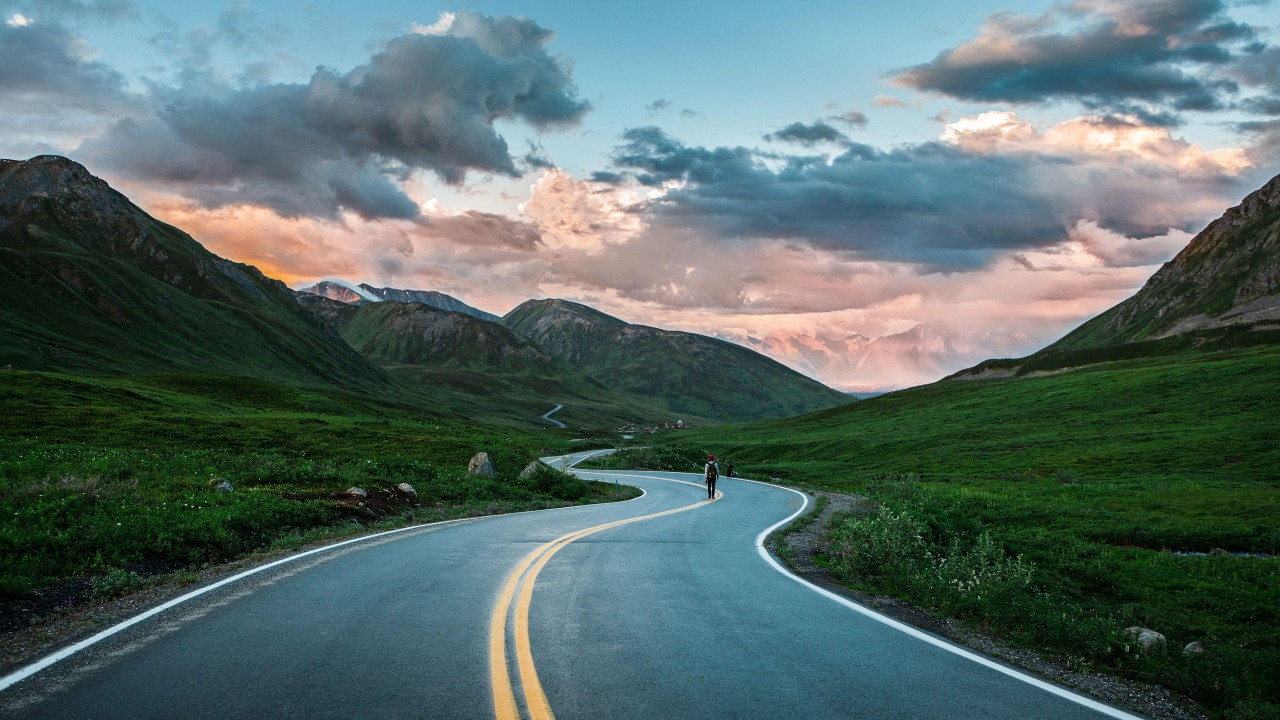
#> input picture svc_Test_udaND/road.jpg, 1280 x 720 px
$ python slide_window.py   (older library calls are emulated)
#> lines starting #> are read from the running program, lines starting #| are printed output that depends on the picture
import numpy as np
import cv2
import matplotlib.pyplot as plt
import matplotlib.image as mpimg

image = mpimg.imread('road.jpg')
#> image is the input picture: shape (720, 1280, 3); mean R, G, B 86.1, 106.3, 103.8

# Here is your draw_boxes function from the previous exercise
def draw_boxes(img, bboxes, color=(0, 0, 255), thick=6):
    # Make a copy of the image
    imcopy = np.copy(img)
    # Iterate through the bounding boxes
    for bbox in bboxes:
        # Draw a rectangle given bbox coordinates
        cv2.rectangle(imcopy, bbox[0], bbox[1], color, thick)
    # Return the image copy with boxes drawn
    return imcopy


# Define a function that takes an image,
# start and stop positions in both x and y,
# window size (x and y dimensions),
# and overlap fraction (for both x and y)
def slide_window(img, x_start_stop=[None, None], y_start_stop=[None, None],
                    xy_window=(64, 64), xy_overlap=(0.5, 0.5)):
    # If x and/or y start/stop positions not defined, set to image size
#> called with xy_window = (128, 128), xy_overlap = (0.5, 0.5)
    if None in x_start_stop or None in y_start_stop:
        x_start_stop = [0, img.shape[1]]
#> x_start_stop = [0, 1280]
        y_start_stop = [0, img.shape[0]]
#> y_start_stop = [0, 720]
    # Compute the span of the region to be searched
    x_len = x_start_stop[1] - x_start_stop[0]
#> x_len = 1280
    y_len = y_start_stop[1] - y_start_stop[0]
#> y_len = 720
    # Compute the number of pixels per step in x/y
    x_step = int(xy_window[0] * (1-xy_overlap[0]))
    y_step = int(xy_window[1] * (1-xy_overlap[1]))
    # Compute the number of windows in x/y
    #x_n_steps = np.linspace(x_start_stop[0], x_start_stop[1], 1+int(x_len/x_step), dtype='int32')
    x_n_steps = list(range(x_start_stop[0], x_start_stop[1],x_step))
    #y_n_steps = np.linspace(y_start_stop[0], y_start_stop[1], 1+int(y_len/y_step), dtype='int32')
    y_n_steps = list(range(y_start_stop[0], y_start_stop[1],y_step))

    # Initialize a list to append window positions to
    print(x_len)
#| 1280
    print(x_step)
    print(x_n_steps)
#| [0, 64, 128, 192, 256, 320, 384, 448, 512, 576, 640, 704, 768, 832, 896, 960, 1024, 1088, 1152, 1216]

    print(y_len)
#| 720
    print(y_step)
    print(y_n_steps)
#| [0, 64, 128, 192, 256, 320, 384, 448, 512, 576, 640, 704]

    window_list = []
    # Loop through finding x and y window positions
    #     Note: you could vectorize this step, but in practice
    #     you'll be considering windows one by one with your
    for yn in range(len(y_n_steps)-1):
        for xn in range(len(x_n_steps)-1):

    #     classifier, so looping makes sense
        # Calculate each window position
            window_list.append(((x_n_steps[xn],y_n_steps[yn]),(x_n_steps[xn]+xy_window[0],y_n_steps[yn]+xy_window[1])))
        # Append window position to list
    # Return the list of windows
    print(window_list)
#> (printed output is left out)
    return window_list

windows = slide_window(image, x_start_stop=[None, None], y_start_stop=[None, None],
                    xy_window=(128, 128), xy_overlap=(0.5, 0.5))
#> windows = 209 items

window_img = draw_boxes(image, windows, color=(0, 0, 255), thick=6)
#> the loop in draw_boxes, `for bbox in bboxes:` made 209 passes
#> bbox on passes 1 to 3: ((0, 0), (128, 128)), ((64, 0), (192, 128)), ((128, 0), (256, 128))
#> after the loop in draw_boxes, `for bbox in bboxes:`:
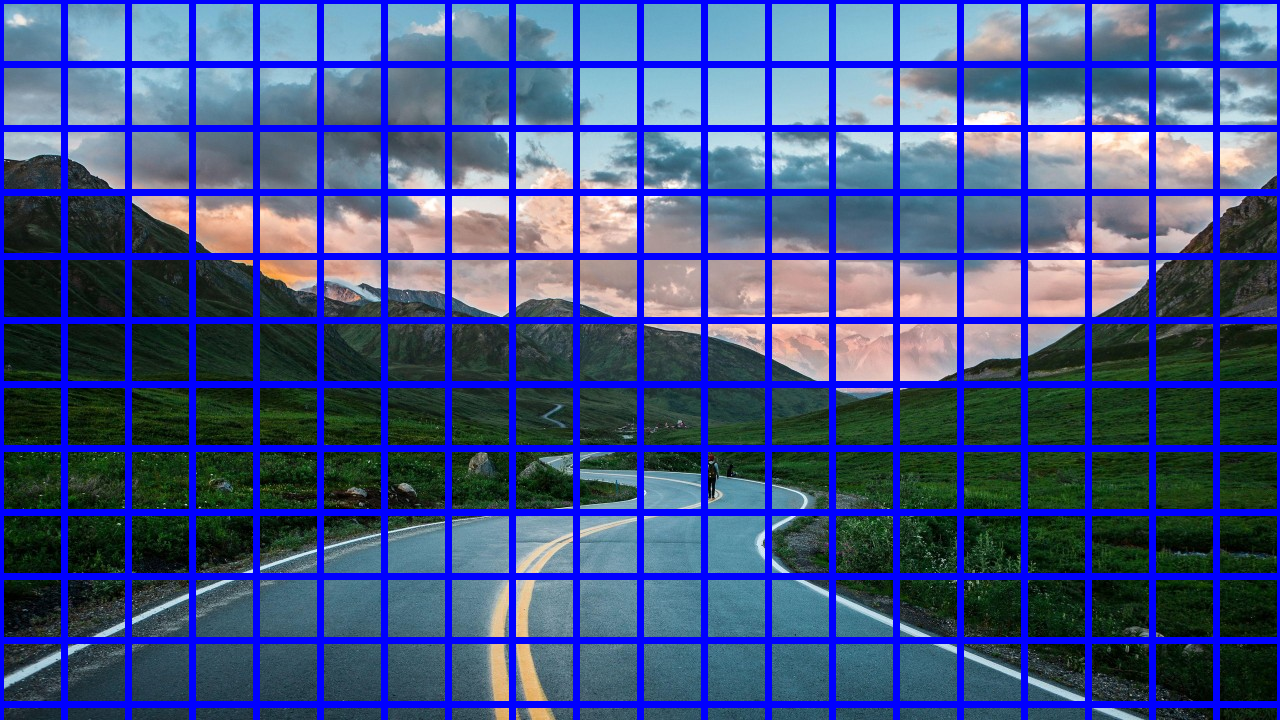
#> imcopy: shape (720, 1280, 3); mean R, G, B 68.1, 84, 135.4
plt.imshow(window_img)
plt.show()
"""
UDA SOL

# Define a function that takes an image,
# start and stop positions in both x and y,
# window size (x and y dimensions),
# and overlap fraction (for both x and y)
def slide_window(img, x_start_stop=[None, None], y_start_stop=[None, None],
                    xy_window=(64, 64), xy_overlap=(0.5, 0.5)):
    # If x and/or y start/stop positions not defined, set to image size
    if x_start_stop[0] == None:
        x_start_stop[0] = 0
    if x_start_stop[1] == None:
        x_start_stop[1] = img.shape[1]
    if y_start_stop[0] == None:
        y_start_stop[0] = 0
    if y_start_stop[1] == None:
        y_start_stop[1] = img.shape[0]
    # Compute the span of the region to be searched
    xspan = x_start_stop[1] - x_start_stop[0]
    yspan = y_start_stop[1] - y_start_stop[0]
    # Compute the number of pixels per step in x/y
    nx_pix_per_step = np.int(xy_window[0]*(1 - xy_overlap[0]))
    ny_pix_per_step = np.int(xy_window[1]*(1 - xy_overlap[1]))
    # Compute the number of windows in x/y
    nx_windows = np.int(xspan/nx_pix_per_step) - 1
    ny_windows = np.int(yspan/ny_pix_per_step) - 1
    # Initialize a list to append window positions to
    window_list = []
    # Loop through finding x and y window positions
    # Note: you could vectorize this step, but in practice
    # you'll be considering windows one by one with your
    # classifier, so looping makes sense
    for ys in range(ny_windows):
        for xs in range(nx_windows):
            # Calculate window position
            startx = xs*nx_pix_per_step + x_start_stop[0]
            endx = startx + xy_window[0]
            starty = ys*ny_pix_per_step + y_start_stop[0]
            endy = starty + xy_window[1]
            # Append window position to list
            window_list.append(((startx, starty), (endx, endy)))
    # Return the list of windows
    print(window_list)
    return window_list


[[(0, 0), (67, 72)], [(0, 72), (67, 144)], [(0, 144), (67, 216)], [(0, 216), (67, 288)], [(0, 288), (67, 360)], [(0, 360), (67, 432)], [(0, 432), (67, 504)], [(0, 504), (67, 576)], [(0, 576), (67, 648)], [(0, 648), (67, 720)], [(67, 0), (134, 72)], [(67, 72), (134, 144)], [(67, 144), (134, 216)], [(67, 216), (134, 288)], [(67, 288), (134, 360)], [(67, 360), (134, 432)], [(67, 432), (134, 504)], [(67, 504), (134, 576)], [(67, 576), (134, 648)], [(67, 648), (134, 720)], [(134, 0), (202, 72)], [(134, 72), (202, 144)], [(134, 144), (202, 216)], [(134, 216), (202, 288)], [(134, 288), (202, 360)], [(134, 360), (202, 432)], [(134, 432), (202, 504)], [(134, 504), (202, 576)], [(134, 576), (202, 648)], [(134, 648), (202, 720)], [(202, 0), (269, 72)], [(202, 72), (269, 144)], [(202, 144), (269, 216)], [(202, 216), (269, 288)], [(202, 288), (269, 360)], [(202, 360), (269, 432)], [(202, 432), (269, 504)], [(202, 504), (269, 576)], [(202, 576), (269, 648)], [(202, 648), (269, 720)], [(269, 0), (336, 72)], [(269, 72), (336, 144)], [(269, 144), (336, 216)], [(269, 216), (336, 288)], [(269, 288), (336, 360)], [(269, 360), (336, 432)], [(269, 432), (336, 504)], [(269, 504), (336, 576)], [(269, 576), (336, 648)], [(269, 648), (336, 720)], [(336, 0), (404, 72)], [(336, 72), (404, 144)], [(336, 144), (404, 216)], [(336, 216), (404, 288)], [(336, 288), (404, 360)], [(336, 360), (404, 432)], [(336, 432), (404, 504)], [(336, 504), (404, 576)], [(336, 576), (404, 648)], [(336, 648), (404, 720)], [(404, 0), (471, 72)], [(404, 72), (471, 144)], [(404, 144), (471, 216)], [(404, 216), (471, 288)], [(404, 288), (471, 360)], [(404, 360), (471, 432)], [(404, 432), (471, 504)], [(404, 504), (471, 576)], [(404, 576), (471, 648)], [(404, 648), (471, 720)], [(471, 0), (538, 72)], [(471, 72), (538, 144)], [(471, 144), (538, 216)], [(471, 216), (538, 288)], [(471, 288), (538, 360)], [(471, 360), (538, 432)], [(471, 432), (538, 504)], [(471, 504), (538, 576)], [(471, 576), (538, 648)], [(471, 648), (538, 720)], [(538, 0), (606, 72)], [(538, 72), (606, 144)], [(538, 144), (606, 216)], [(538, 216), (606, 288)], [(538, 288), (606, 360)], [(538, 360), (606, 432)], [(538, 432), (606, 504)], [(538, 504), (606, 576)], [(538, 576), (606, 648)], [(538, 648), (606, 720)], [(606, 0), (673, 72)], [(606, 72), (673, 144)], [(606, 144), (673, 216)], [(606, 216), (673, 288)], [(606, 288), (673, 360)], [(606, 360), (673, 432)], [(606, 432), (673, 504)], [(606, 504), (673, 576)], [(606, 576), (673, 648)], [(606, 648), (673, 720)], [(673, 0), (741, 72)], [(673, 72), (741, 144)], [(673, 144), (741, 216)], [(673, 216), (741, 288)], [(673, 288), (741, 360)], [(673, 360), (741, 432)], [(673, 432), (741, 504)], [(673, 504), (741, 576)], [(673, 576), (741, 648)], [(673, 648), (741, 720)], [(741, 0), (808, 72)], [(741, 72), (808, 144)], [(741, 144), (808, 216)], [(741, 216), (808, 288)], [(741, 288), (808, 360)], [(741, 360), (808, 432)], [(741, 432), (808, 504)], [(741, 504), (808, 576)], [(741, 576), (808, 648)], [(741, 648), (808, 720)], [(808, 0), (875, 72)], [(808, 72), (875, 144)], [(808, 144), (875, 216)], [(808, 216), (875, 288)], [(808, 288), (875, 360)], [(808, 360), (875, 432)], [(808, 432), (875, 504)], [(808, 504), (875, 576)], [(808, 576), (875, 648)], [(808, 648), (875, 720)], [(875, 0), (943, 72)], [(875, 72), (943, 144)], [(875, 144), (943, 216)], [(875, 216), (943, 288)], [(875, 288), (943, 360)], [(875, 360), (943, 432)], [(875, 432), (943, 504)], [(875, 504), (943, 576)], [(875, 576), (943, 648)], [(875, 648), (943, 720)], [(943, 0), (1010, 72)], [(943, 72), (1010, 144)], [(943, 144), (1010, 216)], [(943, 216), (1010, 288)], [(943, 288), (1010, 360)], [(943, 360), (1010, 432)], [(943, 432), (1010, 504)], [(943, 504), (1010, 576)], [(943, 576), (1010, 648)], [(943, 648), (1010, 720)], [(1010, 0), (1077, 72)], [(1010, 72), (1077, 144)], [(1010, 144), (1077, 216)], [(1010, 216), (1077, 288)], [(1010, 288), (1077, 360)], [(1010, 360), (1077, 432)], [(1010, 432), (1077, 504)], [(1010, 504), (1077, 576)], [(1010, 576), (1077, 648)], [(1010, 648), (1077, 720)], [(1077, 0), (1145, 72)], [(1077, 72), (1145, 144)], [(1077, 144), (1145, 216)], [(1077, 216), (1145, 288)], [(1077, 288), (1145, 360)], [(1077, 360), (1145, 432)], [(1077, 432), (1145, 504)], [(1077, 504), (1145, 576)], [(1077, 576), (1145, 648)], [(1077, 648), (1145, 720)], [(1145, 0), (1212, 72)], [(1145, 72), (1212, 144)], [(1145, 144), (1212, 216)], [(1145, 216), (1212, 288)], [(1145, 288), (1212, 360)], [(1145, 360), (1212, 432)], [(1145, 432), (1212, 504)], [(1145, 504), (1212, 576)], [(1145, 576), (1212, 648)], [(1145, 648), (1212, 720)], [(1212, 0), (1280, 72)], [(1212, 72), (1280, 144)], [(1212, 144), (1280, 216)], [(1212, 216), (1280, 288)], [(1212, 288), (1280, 360)], [(1212, 360), (1280, 432)], [(1212, 432), (1280, 504)], [(1212, 504), (1280, 576)], [(1212, 576), (1280, 648)], [(1212, 648), (1280, 720)]]
[((0, 0), (128, 128)),
 ((64, 0), (192, 128)),
 ((128, 0), (256, 128)),
 ((192, 0), (320, 128)),
 ((256, 0), (384, 128)),
 ((320, 0), (448, 128)),
 ((384, 0), (512, 128)),
 ((448, 0), (576, 128)),
 ((512, 0), (640, 128)),
 ((576, 0), (704, 128)),
 ((640, 0), (768, 128)),
 ((704, 0), (832, 128)),
 ((768, 0), (896, 128)),
 ((832, 0), (960, 128)),
 ((896, 0), (1024, 128)),
 ((960, 0), (1088, 128)),
 ((1024, 0), (1152, 128)),
 ((1088, 0), (1216, 128)),
 ((1152, 0), (1280, 128)),
 ((0, 64), (128, 192)), ((64, 64), (192, 192)), ((128, 64), (256, 192)), ((192, 64), (320, 192)), ((256, 64), (384, 192)), ((320, 64), (448, 192)), ((384, 64), (512, 192)), ((448, 64), (576, 192)), ((512, 64), (640, 192)), ((576, 64), (704, 192)), ((640, 64), (768, 192)), ((704, 64), (832, 192)), ((768, 64), (896, 192)), ((832, 64), (960, 192)), ((896, 64), (1024, 192)), ((960, 64), (1088, 192)), ((1024, 64), (1152, 192)), ((1088, 64), (1216, 192)), ((1152, 64), (1280, 192)), ((0, 128), (128, 256)), ((64, 128), (192, 256)), ((128, 128), (256, 256)), ((192, 128), (320, 256)), ((256, 128), (384, 256)), ((320, 128), (448, 256)), ((384, 128), (512, 256)), ((448, 128), (576, 256)), ((512, 128), (640, 256)), ((576, 128), (704, 256)), ((640, 128), (768, 256)), ((704, 128), (832, 256)), ((768, 128), (896, 256)), ((832, 128), (960, 256)), ((896, 128), (1024, 256)), ((960, 128), (1088, 256)), ((1024, 128), (1152, 256)), ((1088, 128), (1216, 256)), ((1152, 128), (1280, 256)), ((0, 192), (128, 320)), ((64, 192), (192, 320)), ((128, 192), (256, 320)), ((192, 192), (320, 320)), ((256, 192), (384, 320)), ((320, 192), (448, 320)), ((384, 192), (512, 320)), ((448, 192), (576, 320)), ((512, 192), (640, 320)), ((576, 192), (704, 320)), ((640, 192), (768, 320)), ((704, 192), (832, 320)), ((768, 192), (896, 320)), ((832, 192), (960, 320)), ((896, 192), (1024, 320)), ((960, 192), (1088, 320)), ((1024, 192), (1152, 320)), ((1088, 192), (1216, 320)), ((1152, 192), (1280, 320)), ((0, 256), (128, 384)), ((64, 256), (192, 384)), ((128, 256), (256, 384)), ((192, 256), (320, 384)), ((256, 256), (384, 384)), ((320, 256), (448, 384)), ((384, 256), (512, 384)), ((448, 256), (576, 384)), ((512, 256), (640, 384)), ((576, 256), (704, 384)), ((640, 256), (768, 384)), ((704, 256), (832, 384)), ((768, 256), (896, 384)), ((832, 256), (960, 384)), ((896, 256), (1024, 384)), ((960, 256), (1088, 384)), ((1024, 256), (1152, 384)), ((1088, 256), (1216, 384)), ((1152, 256), (1280, 384)), ((0, 320), (128, 448)), ((64, 320), (192, 448)), ((128, 320), (256, 448)), ((192, 320), (320, 448)), ((256, 320), (384, 448)), ((320, 320), (448, 448)), ((384, 320), (512, 448)), ((448, 320), (576, 448)), ((512, 320), (640, 448)), ((576, 320), (704, 448)), ((640, 320), (768, 448)), ((704, 320), (832, 448)), ((768, 320), (896, 448)), ((832, 320), (960, 448)), ((896, 320), (1024, 448)), ((960, 320), (1088, 448)), ((1024, 320), (1152, 448)), ((1088, 320), (1216, 448)), ((1152, 320), (1280, 448)), ((0, 384), (128, 512)), ((64, 384), (192, 512)), ((128, 384), (256, 512)), ((192, 384), (320, 512)), ((256, 384), (384, 512)), ((320, 384), (448, 512)), ((384, 384), (512, 512)), ((448, 384), (576, 512)), ((512, 384), (640, 512)), ((576, 384), (704, 512)), ((640, 384), (768, 512)), ((704, 384), (832, 512)), ((768, 384), (896, 512)), ((832, 384), (960, 512)), ((896, 384), (1024, 512)), ((960, 384), (1088, 512)), ((1024, 384), (1152, 512)), ((1088, 384), (1216, 512)), ((1152, 384), (1280, 512)), ((0, 448), (128, 576)), ((64, 448), (192, 576)), ((128, 448), (256, 576)), ((192, 448), (320, 576)), ((256, 448), (384, 576)), ((320, 448), (448, 576)), ((384, 448), (512, 576)), ((448, 448), (576, 576)), ((512, 448), (640, 576)), ((576, 448), (704, 576)), ((640, 448), (768, 576)), ((704, 448), (832, 576)), ((768, 448), (896, 576)), ((832, 448), (960, 576)), ((896, 448), (1024, 576)), ((960, 448), (1088, 576)), ((1024, 448), (1152, 576)), ((1088, 448), (1216, 576)), ((1152, 448), (1280, 576)), ((0, 512), (128, 640)), ((64, 512), (192, 640)), ((128, 512), (256, 640)), ((192, 512), (320, 640)), ((256, 512), (384, 640)), ((320, 512), (448, 640)), ((384, 512), (512, 640)), ((448, 512), (576, 640)), ((512, 512), (640, 640)), ((576, 512), (704, 640)), ((640, 512), (768, 640)), ((704, 512), (832, 640)), ((768, 512), (896, 640)), ((832, 512), (960, 640)), ((896, 512), (1024, 640)), ((960, 512), (1088, 640)), ((1024, 512), (1152, 640)), ((1088, 512), (1216, 640)), ((1152, 512), (1280, 640)), ((0, 576), (128, 704)), ((64, 576), (192, 704)), ((128, 576), (256, 704)), ((192, 576), (320, 704)), ((256, 576), (384, 704)), ((320, 576), (448, 704)), ((384, 576), (512, 704)), ((448, 576), (576, 704)), ((512, 576), (640, 704)), ((576, 576), (704, 704)), ((640, 576), (768, 704)), ((704, 576), (832, 704)), ((768, 576), (896, 704)), ((832, 576), (960, 704)), ((896, 576), (1024, 704)), ((960, 576), (1088, 704)), ((1024, 576), (1152, 704)), ((1088, 576), (1216, 704)), ((1152, 576), (1280, 704))]


"""
